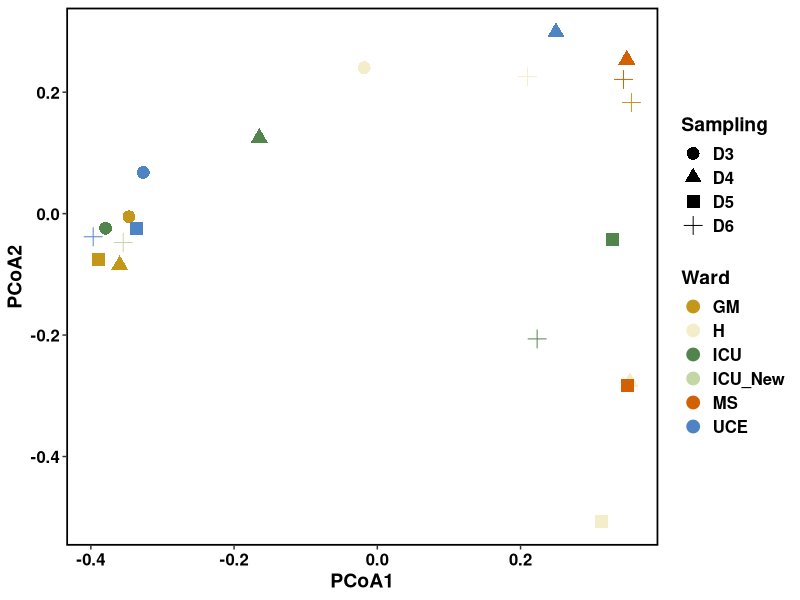
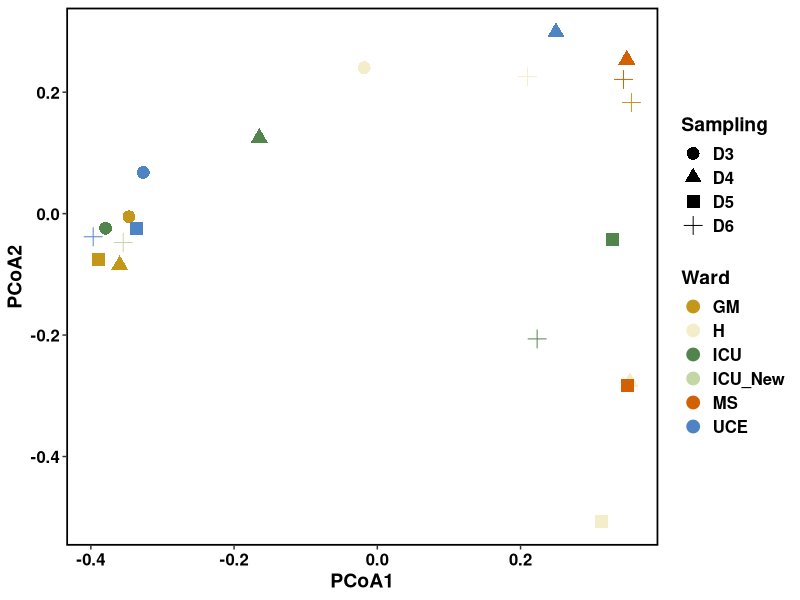
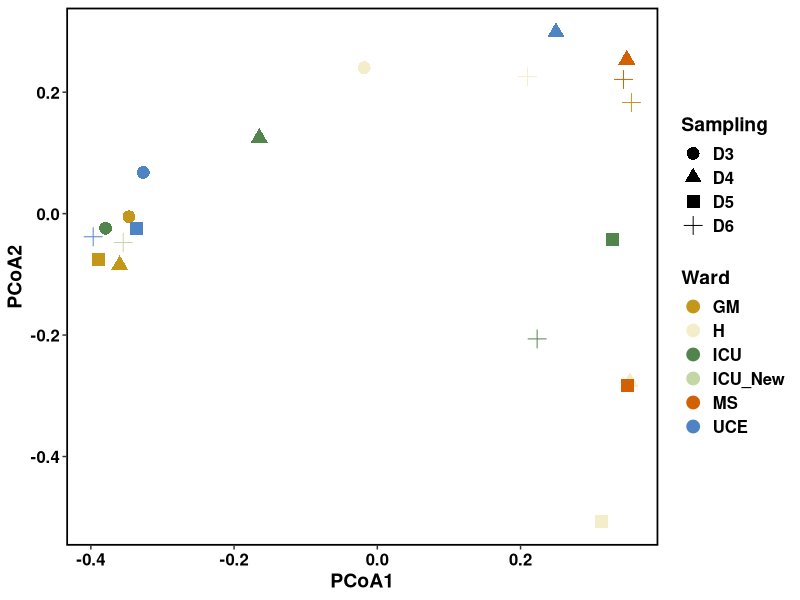
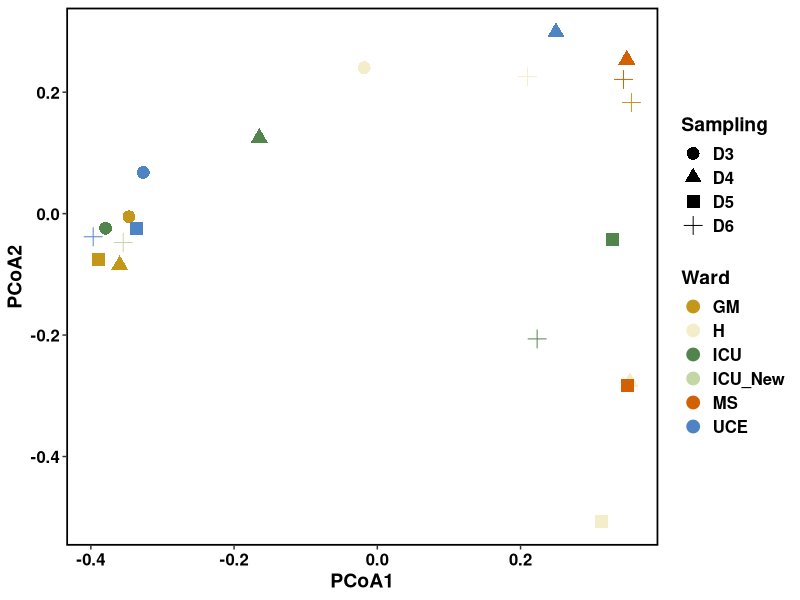

These charts were generated, in order, by the following R code:
# Load required libraries
library(readxl)
library(vegan)
library(ggplot2)

# Read data
Drainplot <- read_excel("Data/SpeciesBeta.xlsx")

# Check for missing values and remove if necessary
Drainplot <- na.omit(Drainplot)

# Extract community data
comDrain <- Drainplot[, 3:ncol(Drainplot)]

# Calculate dissimilarity matrix using Bray-Curtis method
dissimilarity_matrix <- vegdist(comDrain, method = "bray")

# Perform PCoA (Principal Coordinates Analysis)
pcoa_result <- cmdscale(dissimilarity_matrix, k = 2, eig = TRUE)  # Retain eigenvalues for explained variance

# Convert PCoA result to data frame
pcoa_df <- as.data.frame(pcoa_result$points)

# Add additional variables (Sampling, Ward) to PCoA data frame
pcoa_df$Sampling <- Drainplot$Sampling
pcoa_df$Ward <- Drainplot$Ward

# Define color palette for Ward
ward_colors <- c("#C4961A", "#F4EDCA", "#52854C", "#C3D7A4", "#D16103", "#4E84C4")

# Plot PCoA
pcoa_plot <- ggplot(pcoa_df, aes(x = V1, y = V2)) + 
  geom_point(size = 4, aes(shape = Sampling, colour = Ward)) + 
  theme(
    axis.text = element_text(colour = "black", size = 12, face = "bold"),
    legend.text = element_text(size = 12, face = "bold", colour = "black"),
    legend.position = "right",
    axis.title = element_text(face = "bold", size = 14, colour = "black"),
    legend.title = element_text(size = 14, colour = "black", face = "bold"),
    panel.background = element_blank(),
    panel.border = element_rect(colour = "black", fill = NA, linewidth = 1.2),
    legend.key = element_blank()
  ) + 
  labs(
    x = paste0("PCoA1"),
    y = paste0("PCoA2"),
    colour = "Ward", shape = "Sampling"
  ) + 
  scale_colour_manual(values = ward_colors)

# Save PCoA plot to file
ggsave("output/Fig2_pcoa_plot.png", pcoa_plot, width = 8, height = 6, dpi = 300)
ggsave("output/Fig2_pcoa_plot.tiff", pcoa_plot, width = 8, height = 6, dpi = 300)
ggsave("output/Fig2_pcoa_plot.svg", pcoa_plot, width = 8, height = 6)

# Display PCoA plot
print(pcoa_plot)

# Perform PERMANOVA using Bray-Curtis dissimilarity matrix
permanova_result <- adonis2(comDrain ~ Sampling + Ward, data = Drainplot, permutations = 999, method = "bray")

# Print PERMANOVA results
print(permanova_result)
